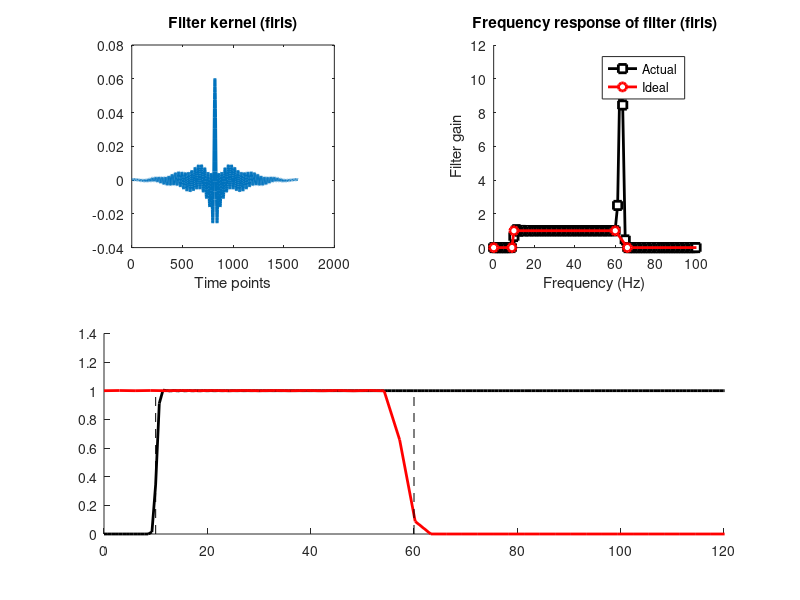
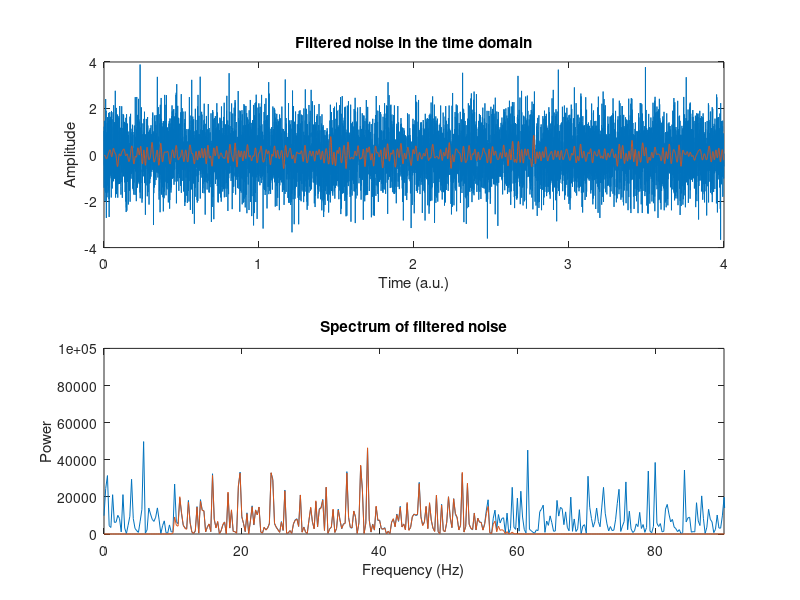

Here is the MATLAB script that generated these plots, in order:
%% Filtering
% Two-stage wide-band filter
%%
% Define filter parameters
lower_bnd = 10; % Hz
upper_bnd = 60; % Hz

transw = .1;

samprate  = 2048; % Hz
filtorder = 8*round(samprate/lower_bnd);

filter_shape = [ 0 0 1 1 0 0 ];
filter_freqs = [ 0 lower_bnd*(1-transw) lower_bnd ...
                 upper_bnd upper_bnd+upper_bnd*transw ...
                 (samprate/2) ] / (samprate/2);

filterkern = firls(filtorder,filter_freqs,filter_shape);
hz = linspace(0,samprate/2,floor(length(filterkern)/2)+1);
filterpow = abs(fft(filterkern)).^2;

figure(1), clf
subplot(221)
plot(filterkern,'linew',2)
xlabel('Time points')
title('Filter kernel (firls)')
axis square

% Plot amplitude spectrum of the filter kernel
subplot(222), hold on
plot(hz,filterpow(1:length(hz)),'ks-','linew',2,'markerfacecolor','w')

plot(filter_freqs*samprate/2,filter_shape,'ro-','linew',2,'markerfacecolor','w')

% Make the plot look nicer
set(gca,'xlim',[0 upper_bnd+40])
xlabel('Frequency (Hz)'), ylabel('Filter gain')
legend({'Actual';'Ideal'})
title('Frequency response of filter (firls)')
axis square

%% Generate white noise signal
N = samprate*4;
noise = randn(N,1);
timevec = (0:length(noise)-1)/samprate;

%% A better way...
%%% First apply a high-pass filter
forder = 14*round(samprate/lower_bnd);
filtkern = fir1(forder,lower_bnd/(samprate/2),'high');

% Spectrum of kernel
subplot(212), hold on
hz = linspace(0,samprate/2,floor(length(filtkern)/2)+1);
filterpow = abs(fft(filtkern)).^2;
plot(hz,filterpow(1:length(hz)),'k','linew',2)

% Zero-phase-shift filter with reflection
noiseR = [noise(end:-1:1); noise; noise(end:-1:1)]; % reflect
fnoise = filter(filtkern,1,noiseR);                 % forward filter
fnoise = filter(filtkern,1,fnoise(end:-1:1));       % reverse filter
fnoise = fnoise(end:-1:1);                          % reverse again for 0phase
fnoise = fnoise(N+1:end-N);                         % chop off reflected parts

%%% Repeat for low-pass filter
forder = 20*round(samprate/upper_bnd);
filtkern = fir1(forder,upper_bnd/(samprate/2),'low');

% Spectrum of kernel
hz = linspace(0,samprate/2,floor(length(filtkern)/2)+1);
filterpow = abs(fft(filtkern)).^2;
plot(hz,filterpow(1:length(hz)),'r','linew',2)
plot(repmat([lower_bnd upper_bnd],2,1),repmat([0; 1],1,2),'k--')
set(gca,'xlim',[0 upper_bnd*2])

% Zero-phase-shift filter with reflection
noiseR = [fnoise(end:-1:1); fnoise; fnoise(end:-1:1)]; % reflect
fnoise = filter(filtkern,1,noiseR);                 % forward filter
fnoise = filter(filtkern,1,fnoise(end:-1:1));       % reverse filter
fnoise = fnoise(end:-1:1);                          % reverse again for 0phase
fnoise = fnoise(N+1:end-N);                         % chop off reflected parts

% Or with the signal-processing toolbox:
% fnoise = filtfilt(filtkern,1,fnoise);

%% Plotting
figure(2), clf

subplot(211)
plot(timevec,noise, timevec,fnoise)
xlabel('Time (a.u.)'), ylabel('Amplitude')
title('Filtered noise in the time domain')

% Plot power spectrum
noiseX  = abs(fft(noise)).^2;
fnoiseX = abs(fft(fnoise)).^2;
hz = linspace(0,samprate,length(fnoise));

subplot(212)
plot(hz,noiseX, hz,fnoiseX)
set(gca,'xlim',[0 upper_bnd*1.5])
xlabel('Frequency (Hz)'), ylabel('Power')
title('Spectrum of filtered noise')

%% end.
